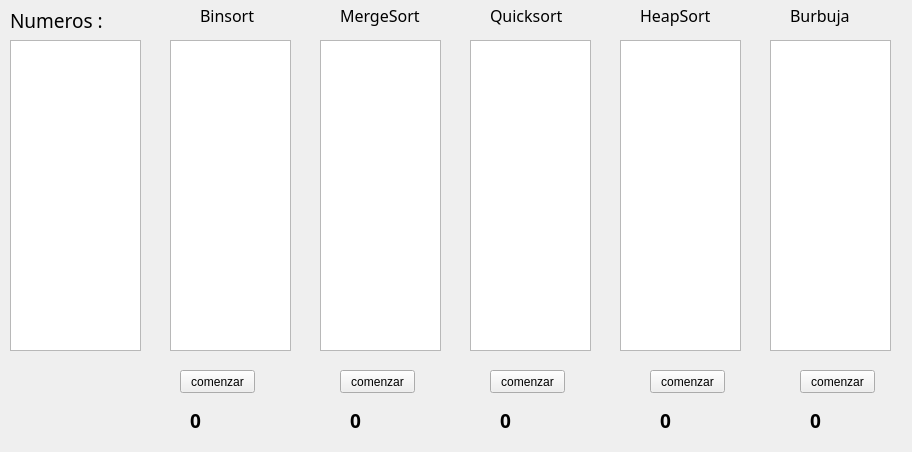
<?xml version="1.0" encoding="UTF-8"?>
<ui version="4.0">
 <class>Sort</class>
 <widget class="QWidget" name="Sort">
  <property name="geometry">
   <rect>
    <x>0</x>
    <y>0</y>
    <width>912</width>
    <height>452</height>
   </rect>
  </property>
  <property name="windowTitle">
   <string>Form</string>
  </property>
  <widget class="QListWidget" name="listWidget">
   <property name="geometry">
    <rect>
     <x>10</x>
     <y>40</y>
     <width>131</width>
     <height>311</height>
    </rect>
   </property>
  </widget>
  <widget class="QListWidget" name="listWidget_2">
   <property name="geometry">
    <rect>
     <x>170</x>
     <y>40</y>
     <width>121</width>
     <height>311</height>
    </rect>
   </property>
  </widget>
  <widget class="QListWidget" name="listWidget_3">
   <property name="geometry">
    <rect>
     <x>320</x>
     <y>40</y>
     <width>121</width>
     <height>311</height>
    </rect>
   </property>
  </widget>
  <widget class="QListWidget" name="listWidget_4">
   <property name="geometry">
    <rect>
     <x>470</x>
     <y>40</y>
     <width>121</width>
     <height>311</height>
    </rect>
   </property>
  </widget>
  <widget class="QListWidget" name="listWidget_5">
   <property name="geometry">
    <rect>
     <x>620</x>
     <y>40</y>
     <width>121</width>
     <height>311</height>
    </rect>
   </property>
  </widget>
  <widget class="QListWidget" name="listWidget_6">
   <property name="geometry">
    <rect>
     <x>770</x>
     <y>40</y>
     <width>121</width>
     <height>311</height>
    </rect>
   </property>
  </widget>
  <widget class="QLabel" name="label">
   <property name="geometry">
    <rect>
     <x>10</x>
     <y>10</y>
     <width>111</width>
     <height>21</height>
    </rect>
   </property>
   <property name="font">
    <font>
     <family>Lucida Calligraphy</family>
     <pointsize>14</pointsize>
    </font>
   </property>
   <property name="text">
    <string>Numeros :</string>
   </property>
  </widget>
  <widget class="QLabel" name="label_2">
   <property name="geometry">
    <rect>
     <x>200</x>
     <y>0</y>
     <width>111</width>
     <height>31</height>
    </rect>
   </property>
   <property name="font">
    <font>
     <family>Lucida Calligraphy</family>
     <pointsize>12</pointsize>
    </font>
   </property>
   <property name="text">
    <string>Binsort</string>
   </property>
  </widget>
  <widget class="QLabel" name="label_3">
   <property name="geometry">
    <rect>
     <x>340</x>
     <y>0</y>
     <width>121</width>
     <height>31</height>
    </rect>
   </property>
   <property name="font">
    <font>
     <family>Lucida Calligraphy</family>
     <pointsize>12</pointsize>
    </font>
   </property>
   <property name="text">
    <string>MergeSort</string>
   </property>
  </widget>
  <widget class="QLabel" name="label_4">
   <property name="geometry">
    <rect>
     <x>490</x>
     <y>0</y>
     <width>121</width>
     <height>31</height>
    </rect>
   </property>
   <property name="font">
    <font>
     <family>Lucida Calligraphy</family>
     <pointsize>12</pointsize>
    </font>
   </property>
   <property name="text">
    <string>Quicksort</string>
   </property>
  </widget>
  <widget class="QLabel" name="label_5">
   <property name="geometry">
    <rect>
     <x>640</x>
     <y>0</y>
     <width>101</width>
     <height>31</height>
    </rect>
   </property>
   <property name="font">
    <font>
     <family>Lucida Calligraphy</family>
     <pointsize>12</pointsize>
    </font>
   </property>
   <property name="text">
    <string>HeapSort</string>
   </property>
  </widget>
  <widget class="QLabel" name="label_6">
   <property name="geometry">
    <rect>
     <x>790</x>
     <y>0</y>
     <width>101</width>
     <height>31</height>
    </rect>
   </property>
   <property name="font">
    <font>
     <family>Lucida Calligraphy</family>
     <pointsize>12</pointsize>
    </font>
   </property>
   <property name="text">
    <string>Burbuja</string>
   </property>
  </widget>
  <widget class="QPushButton" name="pushButton">
   <property name="geometry">
    <rect>
     <x>180</x>
     <y>370</y>
     <width>75</width>
     <height>23</height>
    </rect>
   </property>
   <property name="text">
    <string>comenzar</string>
   </property>
  </widget>
  <widget class="QPushButton" name="pushButton_2">
   <property name="geometry">
    <rect>
     <x>340</x>
     <y>370</y>
     <width>75</width>
     <height>23</height>
    </rect>
   </property>
   <property name="text">
    <string>comenzar</string>
   </property>
  </widget>
  <widget class="QPushButton" name="pushButton_3">
   <property name="geometry">
    <rect>
     <x>490</x>
     <y>370</y>
     <width>75</width>
     <height>23</height>
    </rect>
   </property>
   <property name="text">
    <string>comenzar</string>
   </property>
  </widget>
  <widget class="QPushButton" name="pushButton_4">
   <property name="geometry">
    <rect>
     <x>650</x>
     <y>370</y>
     <width>75</width>
     <height>23</height>
    </rect>
   </property>
   <property name="text">
    <string>comenzar</string>
   </property>
  </widget>
  <widget class="QPushButton" name="pushButton_5">
   <property name="geometry">
    <rect>
     <x>800</x>
     <y>370</y>
     <width>75</width>
     <height>23</height>
    </rect>
   </property>
   <property name="text">
    <string>comenzar</string>
   </property>
  </widget>
  <widget class="QLabel" name="label_7">
   <property name="geometry">
    <rect>
     <x>190</x>
     <y>410</y>
     <width>81</width>
     <height>21</height>
    </rect>
   </property>
   <property name="font">
    <font>
     <family>Poor Richard</family>
     <pointsize>14</pointsize>
     <weight>75</weight>
     <bold>true</bold>
    </font>
   </property>
   <property name="text">
    <string>0</string>
   </property>
  </widget>
  <widget class="QLabel" name="label_8">
   <property name="geometry">
    <rect>
     <x>350</x>
     <y>410</y>
     <width>71</width>
     <height>21</height>
    </rect>
   </property>
   <property name="font">
    <font>
     <family>Poor Richard</family>
     <pointsize>14</pointsize>
     <weight>75</weight>
     <bold>true</bold>
    </font>
   </property>
   <property name="text">
    <string>0</string>
   </property>
  </widget>
  <widget class="QLabel" name="label_9">
   <property name="geometry">
    <rect>
     <x>500</x>
     <y>410</y>
     <width>71</width>
     <height>21</height>
    </rect>
   </property>
   <property name="font">
    <font>
     <family>Poor Richard</family>
     <pointsize>14</pointsize>
     <weight>75</weight>
     <bold>true</bold>
    </font>
   </property>
   <property name="text">
    <string>0</string>
   </property>
  </widget>
  <widget class="QLabel" name="label_10">
   <property name="geometry">
    <rect>
     <x>660</x>
     <y>410</y>
     <width>71</width>
     <height>21</height>
    </rect>
   </property>
   <property name="font">
    <font>
     <family>Poor Richard</family>
     <pointsize>14</pointsize>
     <weight>75</weight>
     <bold>true</bold>
    </font>
   </property>
   <property name="text">
    <string>0</string>
   </property>
  </widget>
  <widget class="QLabel" name="label_11">
   <property name="geometry">
    <rect>
     <x>810</x>
     <y>410</y>
     <width>71</width>
     <height>21</height>
    </rect>
   </property>
   <property name="font">
    <font>
     <family>Poor Richard</family>
     <pointsize>14</pointsize>
     <weight>75</weight>
     <bold>true</bold>
    </font>
   </property>
   <property name="text">
    <string>0</string>
   </property>
  </widget>
 </widget>
 <resources/>
 <connections/>
</ui>
